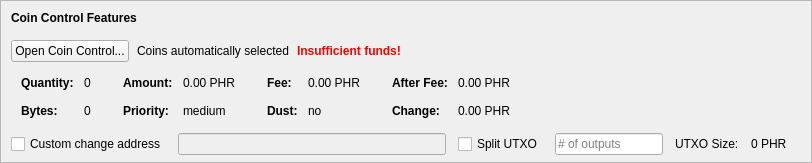
    <widget class="QFrame" name="frameCoinControl">
     <property name="sizePolicy">
      <sizepolicy hsizetype="Expanding" vsizetype="Expanding">
       <horstretch>0</horstretch>
       <verstretch>0</verstretch>
      </sizepolicy>
     </property>
     <property name="maximumSize">
      <size>
       <width>16777215</width>
       <height>16777215</height>
      </size>
     </property>
     <property name="frameShape">
      <enum>QFrame::StyledPanel</enum>
     </property>
     <property name="frameShadow">
      <enum>QFrame::Sunken</enum>
     </property>
     <layout class="QVBoxLayout" name="verticalLayoutCoinControl2">
      <property name="spacing">
       <number>0</number>
      </property>
      <property name="leftMargin">
       <number>0</number>
      </property>
      <property name="topMargin">
       <number>0</number>
      </property>
      <property name="rightMargin">
       <number>0</number>
      </property>
      <property name="bottomMargin">
       <number>6</number>
      </property>
      <item>
       <layout class="QVBoxLayout" name="verticalLayoutCoinControl" stretch="0,0,0,0,1">
        <property name="spacing">
         <number>0</number>
        </property>
        <property name="leftMargin">
         <number>10</number>
        </property>
        <property name="topMargin">
         <number>10</number>
        </property>
        <item>
         <layout class="QHBoxLayout" name="horizontalLayoutCoinControl1">
          <property name="bottomMargin">
           <number>15</number>
          </property>
          <item>
           <widget class="QLabel" name="labelCoinControlFeatures">
            <property name="sizePolicy">
             <sizepolicy hsizetype="Preferred" vsizetype="Maximum">
              <horstretch>0</horstretch>
              <verstretch>0</verstretch>
             </sizepolicy>
            </property>
            <property name="font">
             <font>
              <weight>75</weight>
              <bold>true</bold>
             </font>
            </property>
            <property name="styleSheet">
             <string notr="true">font-weight:bold;</string>
            </property>
            <property name="text">
             <string>Coin Control Features</string>
            </property>
           </widget>
          </item>
         </layout>
        </item>
        <item>
         <layout class="QHBoxLayout" name="horizontalLayoutCoinControl2" stretch="0,0,0,0">
          <property name="spacing">
           <number>8</number>
          </property>
          <property name="bottomMargin">
           <number>10</number>
          </property>
          <item>
           <widget class="QPushButton" name="pushButtonCoinControl">
            <property name="styleSheet">
             <string notr="true"/>
            </property>
            <property name="text">
             <string>Open Coin Control...</string>
            </property>
            <property name="autoDefault">
             <bool>false</bool>
            </property>
           </widget>
          </item>
          <item>
           <widget class="QLabel" name="labelCoinControlAutomaticallySelected">
            <property name="text">
             <string>Coins automatically selected</string>
            </property>
            <property name="margin">
             <number>5</number>
            </property>
           </widget>
          </item>
          <item>
           <widget class="QLabel" name="labelCoinControlInsuffFunds">
            <property name="font">
             <font>
              <weight>75</weight>
              <bold>true</bold>
             </font>
            </property>
            <property name="styleSheet">
             <string notr="true">color:red;font-weight:bold;</string>
            </property>
            <property name="text">
             <string>Insufficient funds!</string>
            </property>
            <property name="margin">
             <number>5</number>
            </property>
           </widget>
          </item>
          <item>
           <spacer name="horizontalSpacerCoinControl">
            <property name="orientation">
             <enum>Qt::Horizontal</enum>
            </property>
            <property name="sizeHint" stdset="0">
             <size>
              <width>40</width>
              <height>1</height>
             </size>
            </property>
           </spacer>
          </item>
         </layout>
        </item>
        <item>
         <widget class="QWidget" name="widgetCoinControl" native="true">
          <property name="sizePolicy">
           <sizepolicy hsizetype="Preferred" vsizetype="Preferred">
            <horstretch>0</horstretch>
            <verstretch>0</verstretch>
           </sizepolicy>
          </property>
          <property name="minimumSize">
           <size>
            <width>0</width>
            <height>0</height>
           </size>
          </property>
          <property name="styleSheet">
           <string notr="true"/>
          </property>
          <layout class="QHBoxLayout" name="horizontalLayoutCoinControl5">
           <property name="leftMargin">
            <number>0</number>
           </property>
           <property name="topMargin">
            <number>0</number>
           </property>
           <property name="rightMargin">
            <number>0</number>
           </property>
           <property name="bottomMargin">
            <number>0</number>
           </property>
           <item>
            <layout class="QHBoxLayout" name="horizontalLayoutCoinControl3" stretch="0,0,0,1">
             <property name="spacing">
              <number>20</number>
             </property>
             <property name="topMargin">
              <number>0</number>
             </property>
             <property name="bottomMargin">
              <number>10</number>
             </property>
             <item>
              <layout class="QFormLayout" name="formLayoutCoinControl1">
               <property name="horizontalSpacing">
                <number>10</number>
               </property>
               <property name="verticalSpacing">
                <number>14</number>
               </property>
               <property name="leftMargin">
                <number>10</number>
               </property>
               <property name="topMargin">
                <number>4</number>
               </property>
               <property name="rightMargin">
                <number>6</number>
               </property>
               <item row="0" column="0">
                <widget class="QLabel" name="labelCoinControlQuantityText">
                 <property name="font">
                  <font>
                   <weight>75</weight>
                   <bold>true</bold>
                  </font>
                 </property>
                 <property name="text">
                  <string>Quantity:</string>
                 </property>
                 <property name="margin">
                  <number>0</number>
                 </property>
                </widget>
               </item>
               <item row="0" column="1">
                <widget class="QLabel" name="labelCoinControlQuantity">
                 <property name="cursor">
                  <cursorShape>IBeamCursor</cursorShape>
                 </property>
                 <property name="contextMenuPolicy">
                  <enum>Qt::ActionsContextMenu</enum>
                 </property>
                 <property name="text">
                  <string notr="true">0</string>
                 </property>
                 <property name="margin">
                  <number>0</number>
                 </property>
                 <property name="textInteractionFlags">
                  <set>Qt::LinksAccessibleByMouse|Qt::TextSelectableByKeyboard|Qt::TextSelectableByMouse</set>
                 </property>
                </widget>
               </item>
               <item row="1" column="0">
                <widget class="QLabel" name="labelCoinControlBytesText">
                 <property name="font">
                  <font>
                   <weight>75</weight>
                   <bold>true</bold>
                  </font>
                 </property>
                 <property name="text">
                  <string>Bytes:</string>
                 </property>
                </widget>
               </item>
               <item row="1" column="1">
                <widget class="QLabel" name="labelCoinControlBytes">
                 <property name="cursor">
                  <cursorShape>IBeamCursor</cursorShape>
                 </property>
                 <property name="contextMenuPolicy">
                  <enum>Qt::ActionsContextMenu</enum>
                 </property>
                 <property name="text">
                  <string notr="true">0</string>
                 </property>
                 <property name="textInteractionFlags">
                  <set>Qt::LinksAccessibleByMouse|Qt::TextSelectableByKeyboard|Qt::TextSelectableByMouse</set>
                 </property>
                </widget>
               </item>
              </layout>
             </item>
             <item>
              <layout class="QFormLayout" name="formLayoutCoinControl2">
               <property name="horizontalSpacing">
                <number>10</number>
               </property>
               <property name="verticalSpacing">
                <number>14</number>
               </property>
               <property name="leftMargin">
                <number>6</number>
               </property>
               <property name="topMargin">
                <number>4</number>
               </property>
               <property name="rightMargin">
                <number>6</number>
               </property>
               <item row="0" column="0">
                <widget class="QLabel" name="labelCoinControlAmountText">
                 <property name="font">
                  <font>
                   <weight>75</weight>
                   <bold>true</bold>
                  </font>
                 </property>
                 <property name="text">
                  <string>Amount:</string>
                 </property>
                 <property name="margin">
                  <number>0</number>
                 </property>
                </widget>
               </item>
               <item row="0" column="1">
                <widget class="QLabel" name="labelCoinControlAmount">
                 <property name="cursor">
                  <cursorShape>IBeamCursor</cursorShape>
                 </property>
                 <property name="contextMenuPolicy">
                  <enum>Qt::ActionsContextMenu</enum>
                 </property>
                 <property name="text">
                  <string notr="true">0.00 PHR</string>
                 </property>
                 <property name="textInteractionFlags">
                  <set>Qt::LinksAccessibleByMouse|Qt::TextSelectableByKeyboard|Qt::TextSelectableByMouse</set>
                 </property>
                </widget>
               </item>
               <item row="1" column="0">
                <widget class="QLabel" name="labelCoinControlPriorityText">
                 <property name="font">
                  <font>
                   <weight>75</weight>
                   <bold>true</bold>
                  </font>
                 </property>
                 <property name="text">
                  <string>Priority:</string>
                 </property>
                </widget>
               </item>
               <item row="1" column="1">
                <widget class="QLabel" name="labelCoinControlPriority">
                 <property name="cursor">
                  <cursorShape>IBeamCursor</cursorShape>
                 </property>
                 <property name="contextMenuPolicy">
                  <enum>Qt::ActionsContextMenu</enum>
                 </property>
                 <property name="text">
                  <string>medium</string>
                 </property>
                 <property name="textInteractionFlags">
                  <set>Qt::LinksAccessibleByMouse|Qt::TextSelectableByKeyboard|Qt::TextSelectableByMouse</set>
                 </property>
                </widget>
               </item>
              </layout>
             </item>
             <item>
              <layout class="QFormLayout" name="formLayoutCoinControl3">
               <property name="horizontalSpacing">
                <number>10</number>
               </property>
               <property name="verticalSpacing">
                <number>14</number>
               </property>
               <property name="leftMargin">
                <number>6</number>
               </property>
               <property name="topMargin">
                <number>4</number>
               </property>
               <property name="rightMargin">
                <number>6</number>
               </property>
               <item row="0" column="0">
                <widget class="QLabel" name="labelCoinControlFeeText">
                 <property name="font">
                  <font>
                   <weight>75</weight>
                   <bold>true</bold>
                  </font>
                 </property>
                 <property name="text">
                  <string>Fee:</string>
                 </property>
                 <property name="margin">
                  <number>0</number>
                 </property>
                </widget>
               </item>
               <item row="0" column="1">
                <widget class="QLabel" name="labelCoinControlFee">
                 <property name="cursor">
                  <cursorShape>IBeamCursor</cursorShape>
                 </property>
                 <property name="contextMenuPolicy">
                  <enum>Qt::ActionsContextMenu</enum>
                 </property>
                 <property name="text">
                  <string notr="true">0.00 PHR</string>
                 </property>
                 <property name="textInteractionFlags">
                  <set>Qt::LinksAccessibleByMouse|Qt::TextSelectableByKeyboard|Qt::TextSelectableByMouse</set>
                 </property>
                </widget>
               </item>
               <item row="1" column="0">
                <widget class="QLabel" name="labelCoinControlLowOutputText">
                 <property name="font">
                  <font>
                   <weight>75</weight>
                   <bold>true</bold>
                  </font>
                 </property>
                 <property name="text">
                  <string>Dust:</string>
                 </property>
                </widget>
               </item>
               <item row="1" column="1">
                <widget class="QLabel" name="labelCoinControlLowOutput">
                 <property name="cursor">
                  <cursorShape>IBeamCursor</cursorShape>
                 </property>
                 <property name="contextMenuPolicy">
                  <enum>Qt::ActionsContextMenu</enum>
                 </property>
                 <property name="text">
                  <string>no</string>
                 </property>
                 <property name="textInteractionFlags">
                  <set>Qt::LinksAccessibleByMouse|Qt::TextSelectableByKeyboard|Qt::TextSelectableByMouse</set>
                 </property>
                </widget>
               </item>
              </layout>
             </item>
             <item>
              <layout class="QFormLayout" name="formLayoutCoinControl4">
               <property name="horizontalSpacing">
                <number>10</number>
               </property>
               <property name="verticalSpacing">
                <number>14</number>
               </property>
               <property name="leftMargin">
                <number>6</number>
               </property>
               <property name="topMargin">
                <number>4</number>
               </property>
               <property name="rightMargin">
                <number>6</number>
               </property>
               <item row="0" column="0">
                <widget class="QLabel" name="labelCoinControlAfterFeeText">
                 <property name="font">
                  <font>
                   <weight>75</weight>
                   <bold>true</bold>
                  </font>
                 </property>
                 <property name="text">
                  <string>After Fee:</string>
                 </property>
                 <property name="margin">
                  <number>0</number>
                 </property>
                </widget>
               </item>
               <item row="0" column="1">
                <widget class="QLabel" name="labelCoinControlAfterFee">
                 <property name="cursor">
                  <cursorShape>IBeamCursor</cursorShape>
                 </property>
                 <property name="contextMenuPolicy">
                  <enum>Qt::ActionsContextMenu</enum>
                 </property>
                 <property name="text">
                  <string notr="true">0.00 PHR</string>
                 </property>
                 <property name="textInteractionFlags">
                  <set>Qt::LinksAccessibleByMouse|Qt::TextSelectableByKeyboard|Qt::TextSelectableByMouse</set>
                 </property>
                </widget>
               </item>
               <item row="1" column="0">
                <widget class="QLabel" name="labelCoinControlChangeText">
                 <property name="font">
                  <font>
                   <weight>75</weight>
                   <bold>true</bold>
                  </font>
                 </property>
                 <property name="text">
                  <string>Change:</string>
                 </property>
                </widget>
               </item>
               <item row="1" column="1">
                <widget class="QLabel" name="labelCoinControlChange">
                 <property name="cursor">
                  <cursorShape>IBeamCursor</cursorShape>
                 </property>
                 <property name="contextMenuPolicy">
                  <enum>Qt::ActionsContextMenu</enum>
                 </property>
                 <property name="text">
                  <string notr="true">0.00 PHR</string>
                 </property>
                 <property name="textInteractionFlags">
                  <set>Qt::LinksAccessibleByMouse|Qt::TextSelectableByKeyboard|Qt::TextSelectableByMouse</set>
                 </property>
                </widget>
               </item>
              </layout>
             </item>
            </layout>
           </item>
          </layout>
         </widget>
        </item>
        <item>
         <layout class="QHBoxLayout" name="horizontalLayoutCoinControl4" stretch="0,0,0,0,0,0,0">
          <property name="spacing">
           <number>12</number>
          </property>
          <property name="sizeConstraint">
           <enum>QLayout::SetDefaultConstraint</enum>
          </property>
          <property name="topMargin">
           <number>5</number>
          </property>
          <property name="rightMargin">
           <number>5</number>
          </property>
          <item>
           <widget class="QCheckBox" name="checkBoxCoinControlChange">
            <property name="toolTip">
             <string>If this is activated, but the change address is empty or invalid, change will be sent to a newly generated address.</string>
            </property>
            <property name="text">
             <string>Custom change address</string>
            </property>
           </widget>
          </item>
          <item>
           <widget class="QValidatedLineEdit" name="lineEditCoinControlChange">
            <property name="enabled">
             <bool>false</bool>
            </property>
            <property name="sizePolicy">
             <sizepolicy hsizetype="Expanding" vsizetype="Fixed">
              <horstretch>0</horstretch>
              <verstretch>0</verstretch>
             </sizepolicy>
            </property>
           </widget>
          </item>
          <item>
           <widget class="QCheckBox" name="splitBlockCheckBox">
            <property name="text">
             <string>Split UTXO</string>
            </property>
           </widget>
          </item>
          <item>
           <widget class="QLineEdit" name="splitBlockLineEdit">
            <property name="sizePolicy">
             <sizepolicy hsizetype="Fixed" vsizetype="Fixed">
              <horstretch>50</horstretch>
              <verstretch>0</verstretch>
             </sizepolicy>
            </property>
            <property name="placeholderText">
             <string># of outputs</string>
            </property>
           </widget>
          </item>
          <item>
           <widget class="QLabel" name="labelBlockSizeText">
            <property name="text">
             <string>UTXO Size:</string>
            </property>
           </widget>
          </item>
          <item>
           <widget class="QLabel" name="labelBlockSize">
            <property name="text">
             <string>0 PHR</string>
            </property>
           </widget>
          </item>
          <item>
           <widget class="QLabel" name="labelCoinControlChangeLabel">
            <property name="sizePolicy">
             <sizepolicy hsizetype="Preferred" vsizetype="Expanding">
              <horstretch>0</horstretch>
              <verstretch>0</verstretch>
             </sizepolicy>
            </property>
            <property name="minimumSize">
             <size>
              <width>0</width>
              <height>0</height>
             </size>
            </property>
            <property name="text">
             <string/>
            </property>
            <property name="margin">
             <number>3</number>
            </property>
           </widget>
          </item>
         </layout>
        </item>
        <item>
         <spacer name="verticalSpacerCoinControl">
          <property name="orientation">
           <enum>Qt::Vertical</enum>
          </property>
          <property name="sizeHint" stdset="0">
           <size>
            <width>800</width>
            <height>1</height>
           </size>
          </property>
         </spacer>
        </item>
       </layout>
      </item>
     </layout>
    </widget>
